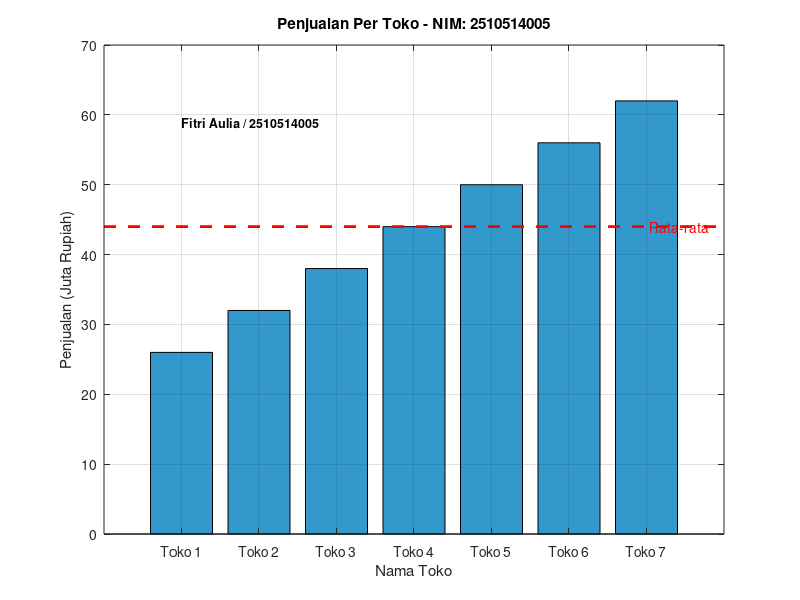

This figure's MATLAB source:
% ===================================================== 
%  UTS Matematika Sains Data — Semester Genap 2025/2026 
%  Soal  —  1: Analisis Penjualan Harian 7 Toko
%  --------------------------------------------------- 
%  Nama  : Fitri Aulia
%  NIM   : 2510514005
%  Parameter: N=5, a=0, b=5, K=6, theta0=50, alpha=0.01
%  Tanggal: 25 April 2026
% ===================================================== 

clc; clear; close all;

% --- 1. Parameter Personalisasi ---
a = 0;  
b = 5;  
K = 6;
N = 5; 
theta0 = 50; 
alpha_lr = 0.01;

% --- 2. Data Toko (D_i) ---
i = 1:7;
D = 20 + (K .* i) + mod(a .* i, 7) - mod(b .* i, 5);

% --- 3. Statistik Deskriptif ---
rata_rata    = mean(D);
nilai_tengah = median(D);
jangkauan    = range(D);
stdev_pop    = std(D, 1); 

% Modus
[m, freq] = mode(D);
if freq == 1
    nilai_modus = 0;
else
    nilai_modus = m;
end

% --- Output Command Window ---
fprintf('--- Verifikasi Statistik Deskriptif (Soal 1) ---\n');
fprintf('Data Penjualan (D1-D7): [%s]\n', num2str(D));
fprintf('Mean           : %.2f\n', rata_rata);
fprintf('Median         : %.2f\n', nilai_tengah);
fprintf('Modus          : %.2f\n', nilai_modus);
fprintf('Range          : %.2f\n', jangkauan);
fprintf('Std. Deviasi   : %.2f\n\n', stdev_pop);
fprintf('Timestamp: %s\n', datestr(now));

% --- 4. Visualisasi ---
figure('Name', 'Analisis Penjualan Toko - Fitri Aulia');

toko_labels = {'Toko 1','Toko 2','Toko 3','Toko 4','Toko 5','Toko 6','Toko 7'};

% Diagram batang (aman semua versi)
b_plot = bar(D);
set(b_plot, 'FaceColor', [0.2 0.6 0.8]);
hold on;

% Garis rata-rata (pengganti yline agar tidak error)
x_limits = xlim;
plot(x_limits, [rata_rata rata_rata], 'r--', 'LineWidth', 2);

% Label garis rata-rata
text(7, rata_rata, ' Rata-rata', 'Color','r');

% Format grafik
title('Penjualan Per Toko - NIM: 2510514005');
xlabel('Nama Toko');
ylabel('Penjualan (Juta Rupiah)');
set(gca, 'XTick', 1:7, 'XTickLabel', toko_labels);
grid on;

% Identitas
text(1, max(D)*0.95, 'Fitri Aulia / 2510514005', ...
    'FontSize', 9, 'FontWeight', 'bold');

% Simpan gambar
saveas(gcf, 'Hasil_Soal1_FitriAulia.png');

fprintf('Status: Grafik telah disimpan sebagai Hasil_Soal1_FitriAulia.png\n');
